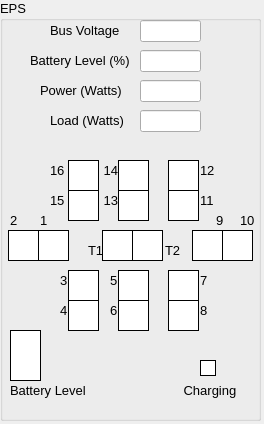
<?xml version="1.0" encoding="UTF-8"?>
<ui version="4.0">
 <class>EpsWidget</class>
 <widget class="QWidget" name="EpsWidget">
  <property name="geometry">
   <rect>
    <x>0</x>
    <y>0</y>
    <width>264</width>
    <height>424</height>
   </rect>
  </property>
  <property name="windowTitle">
   <string>Form</string>
  </property>
  <widget class="QGroupBox" name="epsGroupBox">
   <property name="geometry">
    <rect>
     <x>0</x>
     <y>0</y>
     <width>261</width>
     <height>421</height>
    </rect>
   </property>
   <property name="font">
    <font>
     <family>Arial</family>
     <pointsize>10</pointsize>
    </font>
   </property>
   <property name="styleSheet">
    <string notr="true"/>
   </property>
   <property name="title">
    <string>EPS</string>
   </property>
   <widget class="QLabel" name="label_1">
    <property name="geometry">
     <rect>
      <x>50</x>
      <y>20</y>
      <width>81</width>
      <height>20</height>
     </rect>
    </property>
    <property name="layoutDirection">
     <enum>Qt::RightToLeft</enum>
    </property>
    <property name="text">
     <string>Bus Voltage</string>
    </property>
   </widget>
   <widget class="QLabel" name="label_2">
    <property name="geometry">
     <rect>
      <x>30</x>
      <y>50</y>
      <width>101</width>
      <height>20</height>
     </rect>
    </property>
    <property name="text">
     <string>Battery Level (%)</string>
    </property>
   </widget>
   <widget class="QLabel" name="label_3">
    <property name="geometry">
     <rect>
      <x>40</x>
      <y>80</y>
      <width>91</width>
      <height>20</height>
     </rect>
    </property>
    <property name="layoutDirection">
     <enum>Qt::LeftToRight</enum>
    </property>
    <property name="text">
     <string>Power (Watts)</string>
    </property>
   </widget>
   <widget class="QLabel" name="label_4">
    <property name="geometry">
     <rect>
      <x>50</x>
      <y>110</y>
      <width>81</width>
      <height>20</height>
     </rect>
    </property>
    <property name="layoutDirection">
     <enum>Qt::LeftToRight</enum>
    </property>
    <property name="text">
     <string>Load (Watts)</string>
    </property>
   </widget>
   <widget class="QLineEdit" name="BusVoltage">
    <property name="geometry">
     <rect>
      <x>140</x>
      <y>20</y>
      <width>61</width>
      <height>22</height>
     </rect>
    </property>
   </widget>
   <widget class="QLineEdit" name="BatteryLevel">
    <property name="geometry">
     <rect>
      <x>140</x>
      <y>50</y>
      <width>61</width>
      <height>22</height>
     </rect>
    </property>
   </widget>
   <widget class="QLineEdit" name="Power">
    <property name="geometry">
     <rect>
      <x>140</x>
      <y>80</y>
      <width>61</width>
      <height>22</height>
     </rect>
    </property>
   </widget>
   <widget class="QLineEdit" name="Load">
    <property name="geometry">
     <rect>
      <x>140</x>
      <y>110</y>
      <width>61</width>
      <height>22</height>
     </rect>
    </property>
   </widget>
   <widget class="QFrame" name="Panel0">
    <property name="geometry">
     <rect>
      <x>38</x>
      <y>230</y>
      <width>31</width>
      <height>31</height>
     </rect>
    </property>
    <property name="styleSheet">
     <string notr="true">border-width: 1px;
border-style: solid;
border-color: rgb(0, 0, 0);
background-color: rgb(255,255,255);
</string>
    </property>
   </widget>
   <widget class="QFrame" name="Panel1">
    <property name="geometry">
     <rect>
      <x>8</x>
      <y>230</y>
      <width>31</width>
      <height>31</height>
     </rect>
    </property>
    <property name="styleSheet">
     <string notr="true">border-width: 1px;
border-style: solid;
border-color: rgb(0, 0, 0);
background-color: rgb(255,255,255);</string>
    </property>
    <property name="frameShape">
     <enum>QFrame::StyledPanel</enum>
    </property>
    <property name="frameShadow">
     <enum>QFrame::Raised</enum>
    </property>
   </widget>
   <widget class="QFrame" name="Panel2">
    <property name="geometry">
     <rect>
      <x>68</x>
      <y>270</y>
      <width>31</width>
      <height>31</height>
     </rect>
    </property>
    <property name="styleSheet">
     <string notr="true">border-width: 1px;
border-style: solid;
border-color: rgb(0, 0, 0);
background-color: rgb(255,255,255);</string>
    </property>
    <property name="frameShape">
     <enum>QFrame::StyledPanel</enum>
    </property>
    <property name="frameShadow">
     <enum>QFrame::Raised</enum>
    </property>
   </widget>
   <widget class="QFrame" name="Panel4">
    <property name="geometry">
     <rect>
      <x>118</x>
      <y>270</y>
      <width>31</width>
      <height>31</height>
     </rect>
    </property>
    <property name="styleSheet">
     <string notr="true">border-width: 1px;
border-style: solid;
border-color: rgb(0, 0, 0);
background-color: rgb(255,255,255);</string>
    </property>
    <property name="frameShape">
     <enum>QFrame::StyledPanel</enum>
    </property>
    <property name="frameShadow">
     <enum>QFrame::Raised</enum>
    </property>
   </widget>
   <widget class="QFrame" name="Panel3">
    <property name="geometry">
     <rect>
      <x>68</x>
      <y>300</y>
      <width>31</width>
      <height>31</height>
     </rect>
    </property>
    <property name="styleSheet">
     <string notr="true">border-width: 1px;
border-style: solid;
border-color: rgb(0, 0, 0);
background-color: rgb(255,255,255);</string>
    </property>
    <property name="frameShape">
     <enum>QFrame::StyledPanel</enum>
    </property>
    <property name="frameShadow">
     <enum>QFrame::Raised</enum>
    </property>
   </widget>
   <widget class="QFrame" name="Panel6">
    <property name="geometry">
     <rect>
      <x>168</x>
      <y>270</y>
      <width>31</width>
      <height>31</height>
     </rect>
    </property>
    <property name="styleSheet">
     <string notr="true">border-width: 1px;
border-style: solid;
border-color: rgb(0, 0, 0);
background-color: rgb(255,255,255);</string>
    </property>
    <property name="frameShape">
     <enum>QFrame::StyledPanel</enum>
    </property>
    <property name="frameShadow">
     <enum>QFrame::Raised</enum>
    </property>
   </widget>
   <widget class="QFrame" name="Panel7">
    <property name="geometry">
     <rect>
      <x>168</x>
      <y>300</y>
      <width>31</width>
      <height>31</height>
     </rect>
    </property>
    <property name="styleSheet">
     <string notr="true">border-width: 1px;
border-style: solid;
border-color: rgb(0, 0, 0);
background-color: rgb(255,255,255);</string>
    </property>
    <property name="frameShape">
     <enum>QFrame::StyledPanel</enum>
    </property>
    <property name="frameShadow">
     <enum>QFrame::Raised</enum>
    </property>
   </widget>
   <widget class="QFrame" name="Panel16">
    <property name="geometry">
     <rect>
      <x>102</x>
      <y>230</y>
      <width>31</width>
      <height>31</height>
     </rect>
    </property>
    <property name="styleSheet">
     <string notr="true">border-width: 1px;
border-style: solid;
border-color: rgb(0, 0, 0);
background-color: rgb(255,255,255);</string>
    </property>
    <property name="frameShape">
     <enum>QFrame::StyledPanel</enum>
    </property>
    <property name="frameShadow">
     <enum>QFrame::Raised</enum>
    </property>
   </widget>
   <widget class="QFrame" name="ChargingLight">
    <property name="geometry">
     <rect>
      <x>200</x>
      <y>360</y>
      <width>16</width>
      <height>16</height>
     </rect>
    </property>
    <property name="styleSheet">
     <string notr="true">border-width: 1px;
border-style: solid;
border-color: rgb(0, 0, 0);
background-color: rgb(255,255,255);</string>
    </property>
    <property name="frameShape">
     <enum>QFrame::StyledPanel</enum>
    </property>
    <property name="frameShadow">
     <enum>QFrame::Raised</enum>
    </property>
   </widget>
   <widget class="QFrame" name="Panel5">
    <property name="geometry">
     <rect>
      <x>118</x>
      <y>300</y>
      <width>31</width>
      <height>31</height>
     </rect>
    </property>
    <property name="styleSheet">
     <string notr="true">border-width: 1px;
border-style: solid;
border-color: rgb(0, 0, 0);
background-color: rgb(255,255,255);</string>
    </property>
    <property name="frameShape">
     <enum>QFrame::StyledPanel</enum>
    </property>
    <property name="frameShadow">
     <enum>QFrame::Raised</enum>
    </property>
   </widget>
   <widget class="QLabel" name="label_32">
    <property name="geometry">
     <rect>
      <x>40</x>
      <y>210</y>
      <width>16</width>
      <height>20</height>
     </rect>
    </property>
    <property name="layoutDirection">
     <enum>Qt::LeftToRight</enum>
    </property>
    <property name="text">
     <string>1</string>
    </property>
   </widget>
   <widget class="QLabel" name="label_33">
    <property name="geometry">
     <rect>
      <x>10</x>
      <y>210</y>
      <width>16</width>
      <height>20</height>
     </rect>
    </property>
    <property name="layoutDirection">
     <enum>Qt::LeftToRight</enum>
    </property>
    <property name="text">
     <string>2</string>
    </property>
   </widget>
   <widget class="QLabel" name="label_34">
    <property name="geometry">
     <rect>
      <x>60</x>
      <y>270</y>
      <width>16</width>
      <height>20</height>
     </rect>
    </property>
    <property name="layoutDirection">
     <enum>Qt::LeftToRight</enum>
    </property>
    <property name="text">
     <string>3</string>
    </property>
   </widget>
   <widget class="QLabel" name="label_35">
    <property name="geometry">
     <rect>
      <x>60</x>
      <y>300</y>
      <width>16</width>
      <height>20</height>
     </rect>
    </property>
    <property name="layoutDirection">
     <enum>Qt::LeftToRight</enum>
    </property>
    <property name="text">
     <string>4</string>
    </property>
   </widget>
   <widget class="QLabel" name="label_36">
    <property name="geometry">
     <rect>
      <x>110</x>
      <y>270</y>
      <width>16</width>
      <height>20</height>
     </rect>
    </property>
    <property name="layoutDirection">
     <enum>Qt::LeftToRight</enum>
    </property>
    <property name="text">
     <string>5</string>
    </property>
   </widget>
   <widget class="QLabel" name="label_37">
    <property name="geometry">
     <rect>
      <x>110</x>
      <y>300</y>
      <width>16</width>
      <height>20</height>
     </rect>
    </property>
    <property name="layoutDirection">
     <enum>Qt::LeftToRight</enum>
    </property>
    <property name="text">
     <string>6</string>
    </property>
   </widget>
   <widget class="QLabel" name="label_38">
    <property name="geometry">
     <rect>
      <x>200</x>
      <y>270</y>
      <width>16</width>
      <height>20</height>
     </rect>
    </property>
    <property name="layoutDirection">
     <enum>Qt::LeftToRight</enum>
    </property>
    <property name="text">
     <string>7</string>
    </property>
   </widget>
   <widget class="QLabel" name="label_39">
    <property name="geometry">
     <rect>
      <x>200</x>
      <y>300</y>
      <width>16</width>
      <height>20</height>
     </rect>
    </property>
    <property name="layoutDirection">
     <enum>Qt::LeftToRight</enum>
    </property>
    <property name="text">
     <string>8</string>
    </property>
   </widget>
   <widget class="QLabel" name="label_40">
    <property name="geometry">
     <rect>
      <x>88</x>
      <y>240</y>
      <width>16</width>
      <height>20</height>
     </rect>
    </property>
    <property name="layoutDirection">
     <enum>Qt::LeftToRight</enum>
    </property>
    <property name="text">
     <string>T1</string>
    </property>
   </widget>
   <widget class="QLabel" name="label_41">
    <property name="geometry">
     <rect>
      <x>180</x>
      <y>380</y>
      <width>61</width>
      <height>20</height>
     </rect>
    </property>
    <property name="layoutDirection">
     <enum>Qt::LeftToRight</enum>
    </property>
    <property name="text">
     <string> Charging</string>
    </property>
   </widget>
   <widget class="QFrame" name="BatteryLevelBar">
    <property name="geometry">
     <rect>
      <x>10</x>
      <y>330</y>
      <width>31</width>
      <height>51</height>
     </rect>
    </property>
    <property name="styleSheet">
     <string notr="true">border-width: 1px;
border-style: solid;
border-color: rgb(0, 0, 0);
background-color: rgb(255,255,255);</string>
    </property>
    <property name="frameShape">
     <enum>QFrame::StyledPanel</enum>
    </property>
    <property name="frameShadow">
     <enum>QFrame::Raised</enum>
    </property>
   </widget>
   <widget class="QLabel" name="label_59">
    <property name="geometry">
     <rect>
      <x>10</x>
      <y>380</y>
      <width>81</width>
      <height>20</height>
     </rect>
    </property>
    <property name="layoutDirection">
     <enum>Qt::LeftToRight</enum>
    </property>
    <property name="text">
     <string>Battery Level</string>
    </property>
   </widget>
   <widget class="QFrame" name="Panel8">
    <property name="geometry">
     <rect>
      <x>192</x>
      <y>230</y>
      <width>31</width>
      <height>31</height>
     </rect>
    </property>
    <property name="styleSheet">
     <string notr="true">border-width: 1px;
border-style: solid;
border-color: rgb(0, 0, 0);
background-color: rgb(255,255,255);</string>
    </property>
    <property name="frameShape">
     <enum>QFrame::StyledPanel</enum>
    </property>
    <property name="frameShadow">
     <enum>QFrame::Raised</enum>
    </property>
   </widget>
   <widget class="QFrame" name="Panel9">
    <property name="geometry">
     <rect>
      <x>222</x>
      <y>230</y>
      <width>31</width>
      <height>31</height>
     </rect>
    </property>
    <property name="styleSheet">
     <string notr="true">border-width: 1px;
border-style: solid;
border-color: rgb(0, 0, 0);
background-color: rgb(255,255,255);</string>
    </property>
    <property name="frameShape">
     <enum>QFrame::StyledPanel</enum>
    </property>
    <property name="frameShadow">
     <enum>QFrame::Raised</enum>
    </property>
   </widget>
   <widget class="QFrame" name="Panel11">
    <property name="geometry">
     <rect>
      <x>168</x>
      <y>160</y>
      <width>31</width>
      <height>31</height>
     </rect>
    </property>
    <property name="styleSheet">
     <string notr="true">border-width: 1px;
border-style: solid;
border-color: rgb(0, 0, 0);
background-color: rgb(255,255,255);</string>
    </property>
    <property name="frameShape">
     <enum>QFrame::StyledPanel</enum>
    </property>
    <property name="frameShadow">
     <enum>QFrame::Raised</enum>
    </property>
   </widget>
   <widget class="QFrame" name="Panel10">
    <property name="geometry">
     <rect>
      <x>168</x>
      <y>190</y>
      <width>31</width>
      <height>31</height>
     </rect>
    </property>
    <property name="styleSheet">
     <string notr="true">border-width: 1px;
border-style: solid;
border-color: rgb(0, 0, 0);
background-color: rgb(255,255,255);</string>
    </property>
    <property name="frameShape">
     <enum>QFrame::StyledPanel</enum>
    </property>
    <property name="frameShadow">
     <enum>QFrame::Raised</enum>
    </property>
   </widget>
   <widget class="QFrame" name="Panel12">
    <property name="geometry">
     <rect>
      <x>118</x>
      <y>190</y>
      <width>31</width>
      <height>31</height>
     </rect>
    </property>
    <property name="styleSheet">
     <string notr="true">border-width: 1px;
border-style: solid;
border-color: rgb(0, 0, 0);
background-color: rgb(255,255,255);</string>
    </property>
    <property name="frameShape">
     <enum>QFrame::StyledPanel</enum>
    </property>
    <property name="frameShadow">
     <enum>QFrame::Raised</enum>
    </property>
   </widget>
   <widget class="QFrame" name="Panel13">
    <property name="geometry">
     <rect>
      <x>118</x>
      <y>160</y>
      <width>31</width>
      <height>31</height>
     </rect>
    </property>
    <property name="styleSheet">
     <string notr="true">border-width: 1px;
border-style: solid;
border-color: rgb(0, 0, 0);
background-color: rgb(255,255,255);</string>
    </property>
    <property name="frameShape">
     <enum>QFrame::StyledPanel</enum>
    </property>
    <property name="frameShadow">
     <enum>QFrame::Raised</enum>
    </property>
   </widget>
   <widget class="QFrame" name="Panel14">
    <property name="geometry">
     <rect>
      <x>68</x>
      <y>190</y>
      <width>31</width>
      <height>31</height>
     </rect>
    </property>
    <property name="styleSheet">
     <string notr="true">border-width: 1px;
border-style: solid;
border-color: rgb(0, 0, 0);
background-color: rgb(255,255,255);</string>
    </property>
    <property name="frameShape">
     <enum>QFrame::StyledPanel</enum>
    </property>
    <property name="frameShadow">
     <enum>QFrame::Raised</enum>
    </property>
   </widget>
   <widget class="QFrame" name="Panel15">
    <property name="geometry">
     <rect>
      <x>68</x>
      <y>160</y>
      <width>31</width>
      <height>31</height>
     </rect>
    </property>
    <property name="styleSheet">
     <string notr="true">border-width: 1px;
border-style: solid;
border-color: rgb(0, 0, 0);
background-color: rgb(255,255,255);</string>
    </property>
    <property name="frameShape">
     <enum>QFrame::StyledPanel</enum>
    </property>
    <property name="frameShadow">
     <enum>QFrame::Raised</enum>
    </property>
   </widget>
   <widget class="QFrame" name="Panel17">
    <property name="geometry">
     <rect>
      <x>132</x>
      <y>230</y>
      <width>31</width>
      <height>31</height>
     </rect>
    </property>
    <property name="styleSheet">
     <string notr="true">border-width: 1px;
border-style: solid;
border-color: rgb(0, 0, 0);
background-color: rgb(255,255,255);</string>
    </property>
    <property name="frameShape">
     <enum>QFrame::StyledPanel</enum>
    </property>
    <property name="frameShadow">
     <enum>QFrame::Raised</enum>
    </property>
   </widget>
   <widget class="QLabel" name="label_42">
    <property name="geometry">
     <rect>
      <x>216</x>
      <y>210</y>
      <width>20</width>
      <height>20</height>
     </rect>
    </property>
    <property name="layoutDirection">
     <enum>Qt::LeftToRight</enum>
    </property>
    <property name="text">
     <string>9</string>
    </property>
   </widget>
   <widget class="QLabel" name="label_43">
    <property name="geometry">
     <rect>
      <x>240</x>
      <y>210</y>
      <width>16</width>
      <height>20</height>
     </rect>
    </property>
    <property name="layoutDirection">
     <enum>Qt::LeftToRight</enum>
    </property>
    <property name="text">
     <string>10</string>
    </property>
   </widget>
   <widget class="QLabel" name="label_44">
    <property name="geometry">
     <rect>
      <x>200</x>
      <y>190</y>
      <width>16</width>
      <height>20</height>
     </rect>
    </property>
    <property name="layoutDirection">
     <enum>Qt::LeftToRight</enum>
    </property>
    <property name="text">
     <string>11</string>
    </property>
   </widget>
   <widget class="QLabel" name="label_45">
    <property name="geometry">
     <rect>
      <x>200</x>
      <y>160</y>
      <width>16</width>
      <height>20</height>
     </rect>
    </property>
    <property name="layoutDirection">
     <enum>Qt::LeftToRight</enum>
    </property>
    <property name="text">
     <string>12</string>
    </property>
   </widget>
   <widget class="QLabel" name="label_46">
    <property name="geometry">
     <rect>
      <x>100</x>
      <y>190</y>
      <width>21</width>
      <height>20</height>
     </rect>
    </property>
    <property name="layoutDirection">
     <enum>Qt::LeftToRight</enum>
    </property>
    <property name="text">
     <string> 13</string>
    </property>
   </widget>
   <widget class="QLabel" name="label_47">
    <property name="geometry">
     <rect>
      <x>100</x>
      <y>160</y>
      <width>21</width>
      <height>20</height>
     </rect>
    </property>
    <property name="layoutDirection">
     <enum>Qt::LeftToRight</enum>
    </property>
    <property name="text">
     <string> 14</string>
    </property>
   </widget>
   <widget class="QLabel" name="label_48">
    <property name="geometry">
     <rect>
      <x>50</x>
      <y>190</y>
      <width>16</width>
      <height>20</height>
     </rect>
    </property>
    <property name="layoutDirection">
     <enum>Qt::LeftToRight</enum>
    </property>
    <property name="text">
     <string>15</string>
    </property>
   </widget>
   <widget class="QLabel" name="label_49">
    <property name="geometry">
     <rect>
      <x>50</x>
      <y>160</y>
      <width>16</width>
      <height>20</height>
     </rect>
    </property>
    <property name="layoutDirection">
     <enum>Qt::LeftToRight</enum>
    </property>
    <property name="text">
     <string>16</string>
    </property>
   </widget>
   <widget class="QLabel" name="label_50">
    <property name="geometry">
     <rect>
      <x>165</x>
      <y>240</y>
      <width>21</width>
      <height>20</height>
     </rect>
    </property>
    <property name="layoutDirection">
     <enum>Qt::LeftToRight</enum>
    </property>
    <property name="text">
     <string>T2</string>
    </property>
   </widget>
  </widget>
 </widget>
 <resources/>
 <connections/>
</ui>
